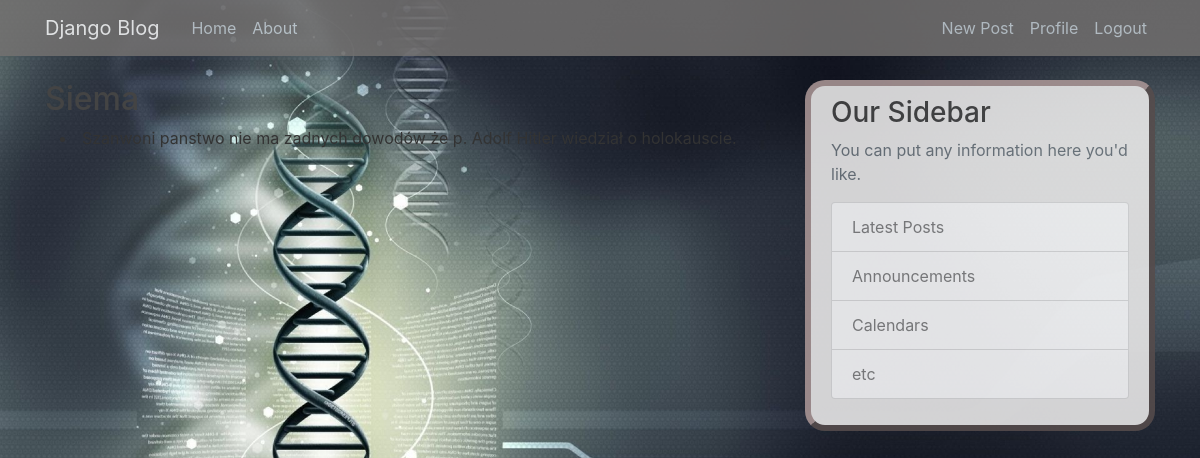
The app's page /about/ (signed in), older data.
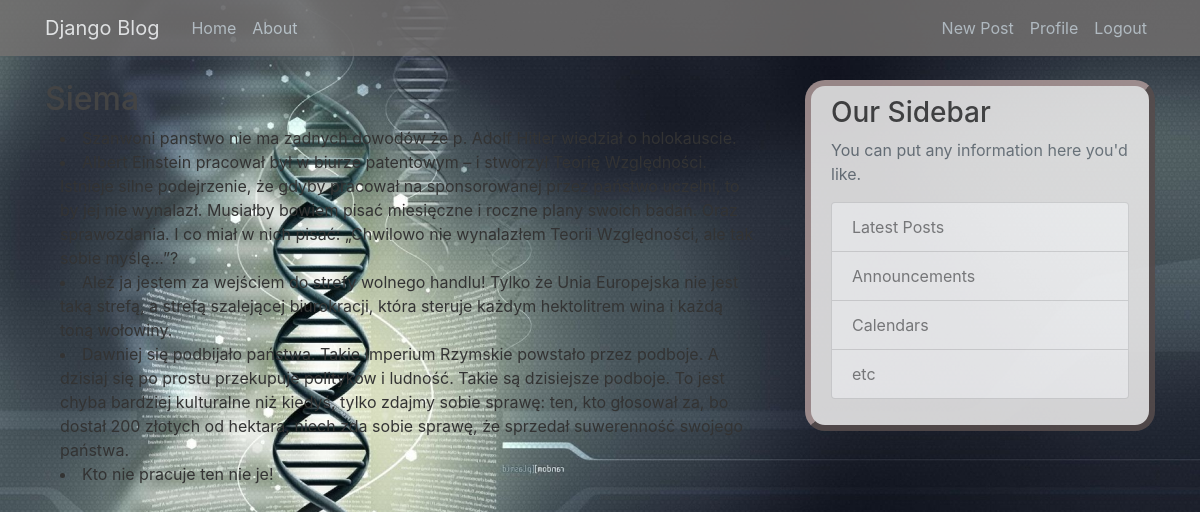
The same page, newer data.
### blog/models.py (models this page shows, shortened)
class Post(models.Model):
    title = models.CharField(max_length=100)
    content = models.TextField()
    date_posted = models.DateTimeField(default=timezone.now)
    author = models.ForeignKey(User, on_delete=models.CASCADE)

### blog/views.py (the view)
# urls.py: path('about/', views.GTemeView.as_view(), name='blog-about')
class GTemeView(LoginRequiredMixin, ListView):
    model = Post
    template_name = 'blog/tem.html'
    context_object_name = 'object'

### blog/templates/blog/tem.html
{% extends "blog/base.html" %}
{% block content %}
<h2>Siema</h2>
    {% for line in object %}
    {% if line.author.id == 11 %}
    <div class="container">
        <li> {{line.content}}</li>
    </div>
    {% endif %}
    {% endfor %}
{% endblock content %}

Row changes from the older to the newer data that the page shows:
added Post: content "Albert Einstein pracował był w biurze patentowym – i stworzył Teorię Względności. Istnieje silne podejrzenie, że gdyby pracował na sponsorowanej przez państwo uczelni, to by jej nie wynalazł. Musiałby bowiem pisać miesięczne i roczne plany swoich badań. Oraz sprawozdania. I co miał w nich pisać: „Chwilowo nie wynalazłem Teorii Względności, ale tak sobie myślę…”?"
added Post: content "Ależ ja jestem za wejściem do strefy wolnego handlu! Tylko że Unia Europejska nie jest taką strefą, a strefą szalejącej biurokracji, która steruje każdym hektolitrem wina i każdą toną wołowiny."
added Post: content "Dawniej się podbijało państwa. Takie Imperium Rzymskie powstało przez podboje. A dzisiaj się po prostu przekupuje polityków i ludność. Takie są dzisiejsze podboje. To jest chyba bardziej kulturalne niż kiedyś, tylko zdajmy sobie sprawę: ten, kto głosował za, bo dostał 200 złotych od hektara, niech zda sobie sprawę, że sprzedał suwerenność swojego państwa."
added Post: content "Kto nie pracuje ten nie je!"
